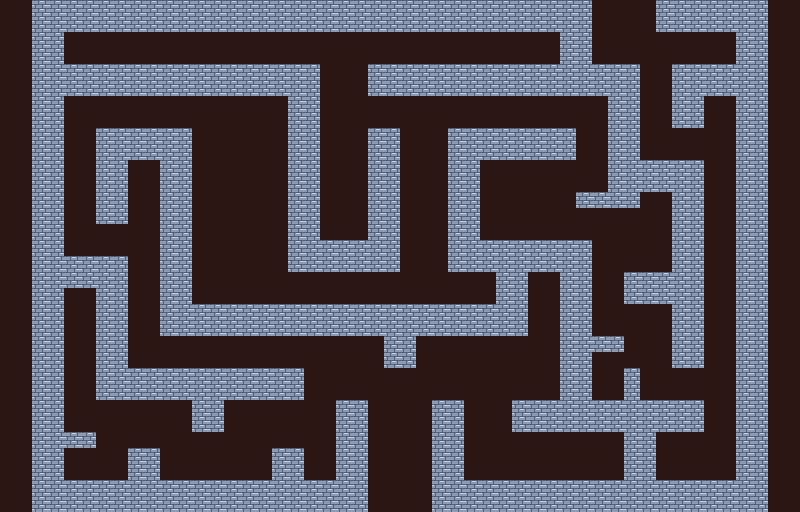

A 2D game scene composited from a Tiled map and its tileset images. What follows is a short description and the map's XML, with each tile layer's data collapsed to a summary:
An orthogonal 50x32 tile map with 16x16 px tiles, 2 tile layers (Tile Layer 1, tileslayer).

<map version="1.10" tiledversion="1.10.1" orientation="orthogonal" renderorder="right-down" width="50" height="32" tilewidth="16" tileheight="16" infinite="0" nextlayerid="3" nextobjectid="1">
 <editorsettings>
  <export target="tilesLayer.json" format="json" />
 </editorsettings>
 <tileset firstgid="1" name="tilemap_packed" tilewidth="16" tileheight="16" tilecount="132" columns="12">
  <image source="../assets/tilemap_packed.png" width="192" height="176" />
  <tile id="0">
   <properties>
    <property name="light-browen " type="color" value="#ffff0000" />
   </properties>
  </tile>
  <tile id="40">
   <properties>
    <property name="Collidable" type="bool" value="true" />
   </properties>
  </tile>
 </tileset>
 <layer id="1" name="Tile Layer 1" width="50" height="32" opacity="0.37">
  <data>[1600 cells, 1600 non-empty, 1 distinct tile ids]</data>
 </layer>
 <layer id="2" name="tileslayer" width="50" height="32" locked="1">
  <data>[1600 cells, 724 non-empty, 1 distinct tile ids]</data>
 </layer>
</map>
